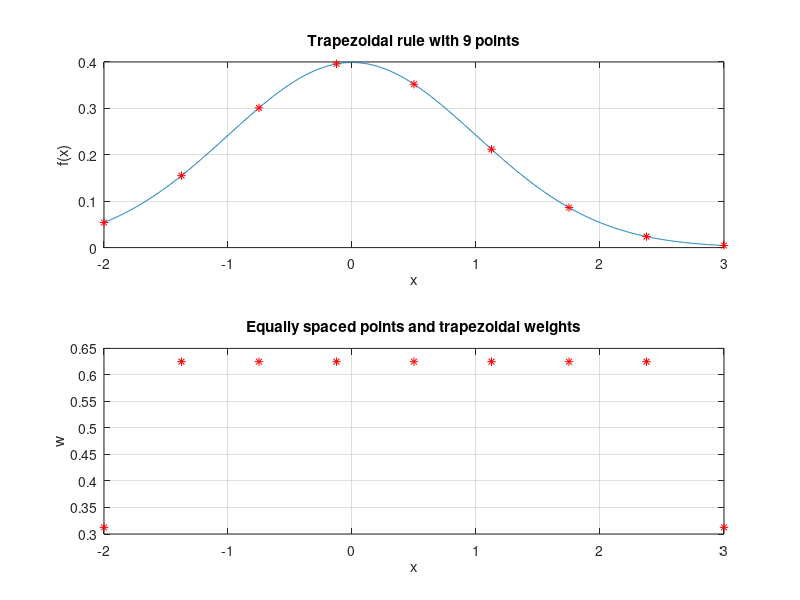
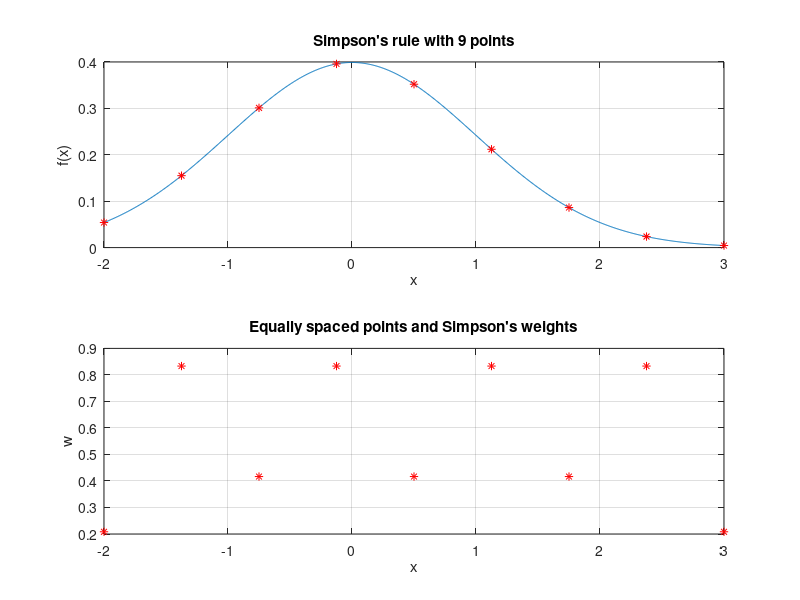

Write the MATLAB code that produced these figures, in order. (Note: this script raises an error after producing the figures.)
% MATH2089: File = exnumint.m
% Numerical integration of f(x) from a to b using different rules
% Trapezoidal rule which has error O(1/N^2)
% Simpson's rule which has error O(1/N^4)
% Gauss-Legendre rule is exact for polynomials of degree up to 2N-1
% Matlab's adaptive Simpson's rule (quad)

format compact

%clear all, close all

% Select which test integral to do
% itst = 1 : f(x) = sin(x) on [a ,b]
% itst = 2 : standard normal probability density function on [a, b]
% itst = 3 : f(x) = sqrt(x) on [0, b]
% itst = 4 : f(x) = sqrt(|x - 1/4|) on [0, 1]
% itst = 5 : f(x) = exp(-x) sin(50 x) on [0, 2 pi]
% itst = 6 : f(x) = sin(x)^(1/3) on [0, 2]
% itst = 7 : f(x) = |cos(x)| on [0, pi]
itst = 2;
switch itst

    case {1}

        % Integrand, interval of integration and exact integral
        % Sin(x) is infinitely differentiable, well approximated by polynomials
        fstr = 'sin(x)';
        func = @(x) sin(x);
        a = 0; b = pi/2;
        Iex = -(cos(b)-cos(a));

    case{2}

        % Integrand, interval of integration and exact integral
        % Standard normal density function (mean 0, variance 1)
        % f(x) = (1/sqrt(2*pi))*exp(-(x^2)/2)
        fstr = '(1/sqrt(2*pi))*exp(-(x.^2)/2)';
        func = @(x) (1/sqrt(2*pi))*exp(-(x.^2)/2);
        %a = -8; b = 0; Iex = 1/2;
        a = -2; b = 3;
        Iex = normcdf(b) - normcdf(a); % Requires normcdf from Statistics toolbox

    case{3}

        % Integrand, interval of integration and exact integral
        % Sqrt(x) has a derivative singularity at x = 0;
        fstr = 'sqrt(x)';
        func = @(x) sqrt(x);
        a = 0; b = 1;
        Iex = 2/3;

    case{4}

        % Integrand, interval of integration and exact integral
        % Derivative singularity at x = 1/4, in the interior of integration interval
        fstr = 'sqrt(abs(x-1/4))';
        func = @(x) sqrt(abs(x-1/4));
        a = 0; b = 1;
        Iex = (2/3)*((1/4)^(3/2)+(3/4)^(3/2));

    case{5}

        % Integrand, interval of integration and exact integral
        % Highly oscillatory integral with 100 zeros in interval of integration
        fstr = 'exp(-x).*sin(50*x)';
        func = @(x) exp(-x).*sin(50*x);
        a = 0; b = 2*pi;
        Iex = 0.019954559278;  % See Atkinson, Introduction to Numerical Analysis

    case{6}

        % Integral 1 from Laboratory class
        fstr = 'sin(x)^{1/3}}';
        func = @(x) (sin(x)).^(1/3);
        a = 0; b = 2;
        Iex = 1.7183240160281406296;

    case{7}

        % Integral 2 from Laboratory class
        fstr = '|cos(x)|';
        func = @(x) abs(cos(x));
        a = 0; b = pi;
        Iex = 2;

    otherwise

        % Example not defined
        fprintf('\n ** Error: Example %d not defined\n', itst);

end;

% Number of subintervals = N 
% Number of points for Trapezoidal rule and Simpson's rule = N+1
% Number of points for Gauss-Legendre rule = N
% N must be even for Simpson's rule
% Try N = 4, 8, 16, 32, 64 and see what happens to the error
N = 8;

% Width of N equal width intervals
h = (b-a) / N;            

% Points and values for plotting integrand
xplt = linspace(a, b, 1001);
fplt = func(xplt);
ylim = [0 (b-a)/N];
fprintf('\nIntegrating %s on [%.4f, %.4f] using N = %d\n', fstr, a, b, N);

% Trapezoidal rule:  Sequential version with explicit loop
t0 = cputime;
Itraps = func(a)/2;
for i = 1:N-1
    z = a + i*h;
    Itraps = Itraps + func(z);
end
Itraps = Itraps + func(b)/2;
Itraps = h*Itraps;
tc = cputime - t0;
Etraps = Iex - Itraps;
fprintf('Trapezoidal rule (serial): Q = %.10f, E = %10.2e', Itraps, Etraps);
fprintf(', time = %.2f secs\n', tc);
%whos                      % List current storage

% Trapezoidal rule: Vectorised version
% using 2 vectors x and f of length N+1
t0 = cputime;
x = a + h*[0:N];
f = func(x);
w = h*[1/2 ones(1,N-1) 1/2];
Itrap = sum(w.*f);
tc = cputime - t0;
Etrap = Iex - Itrap;
fprintf('Trapezoidal rule (vector): Q = %.10f, E = %10.2e', Itrap, Etrap);
fprintf(', time = %.2f secs\n', tc);
figure(1)
subplot(2,1,1)
plot(xplt, fplt, x, f, 'r*')
title(['Trapezoidal rule with ' num2str(N+1) ' points'])
xlabel('x')
ylabel('f(x)')
grid on
set(gca, 'Xlim', [a, b]);
subplot(2,1,2)
plot(x, w, 'r*')
title('Equally spaced points and trapezoidal weights')
xlabel('x')
ylabel('w')
grid on
set(gca, 'Xlim', [a, b]);
%set(gca, 'Ylim', ylim);

% Simpson's rule: Vectorized version
% N must be even
t0 = cputime;
x = a + h*[0:N];
f = func(x);
w = (h/3)*[1 2*(ones(1,N-1)+(mod([1:N-1],2)==1)) 1];
Isimp = sum(w.*f);
tc = cputime - t0;
Esimp = Iex - Isimp;
fprintf('Simpson''s rule (vector):   Q = %.10f, E = %10.2e', Isimp, Esimp);
fprintf(', time = %.2f secs\n', tc);
figure(2)
subplot(2,1,1)
plot(xplt, fplt, x, f, 'r*')
title(['Simpson''s rule with ' num2str(N+1) ' points'])
xlabel('x')
ylabel('f(x)')
grid on
set(gca, 'Xlim', [a, b]);
subplot(2,1,2)
plot(x, w, 'r*')
title('Equally spaced points and Simpson''s weights')
xlabel('x')
ylabel('w')
grid on
set(gca, 'Xlim', [a, b]);
%set(gca, 'Ylim', ylim);

% Gauss-Legendre points and weights
t0 = cputime;
[xgl, wgl] = gauleg(N, a, b);
fgl = func(xgl);
Igl = sum(wgl.*fgl);
tc = cputime - t0;
Egl = Iex - Igl;
fprintf('Gauss-Legendre rule:       Q = %.10f, E = %10.2e', Igl, Egl);
fprintf(', time = %.2f secs\n', tc);
figure(3)
subplot(2,1,1)
plot(xplt, fplt, xgl, fgl, 'r*')
title(['Gauss-Legendre rule with ' num2str(N) ' points'])
xlabel('x')
ylabel('f(x)')
grid on
set(gca, 'Xlim', [a, b]);
subplot(2,1,2)
plot(xgl, wgl, 'r*')
title('Gauss-Legendre points and weights')
xlabel('x')
ylabel('w')
grid on
set(gca, 'Xlim', [a, b]);
%set(gca, 'Ylim', ylim);

return

% Example using Matlab routine
tol = [1e-4 1e-12]; %[relative error, absolute error] tolerances
% For trace = 1 time taken is dominated by plots
trace = 1;
t0 = cputime;
[Iquad, nf] = quad(func, a, b, tol, trace);
tc = cputime - t0;
Equad = Iex - Iquad;
fprintf('Adaptive Simpson''s rule:   Q = %.10f, E = %10.2e', Iquad, Equad);
fprintf(', No. f evals = %d,  time = %.2f secs\n', nf, tc);
